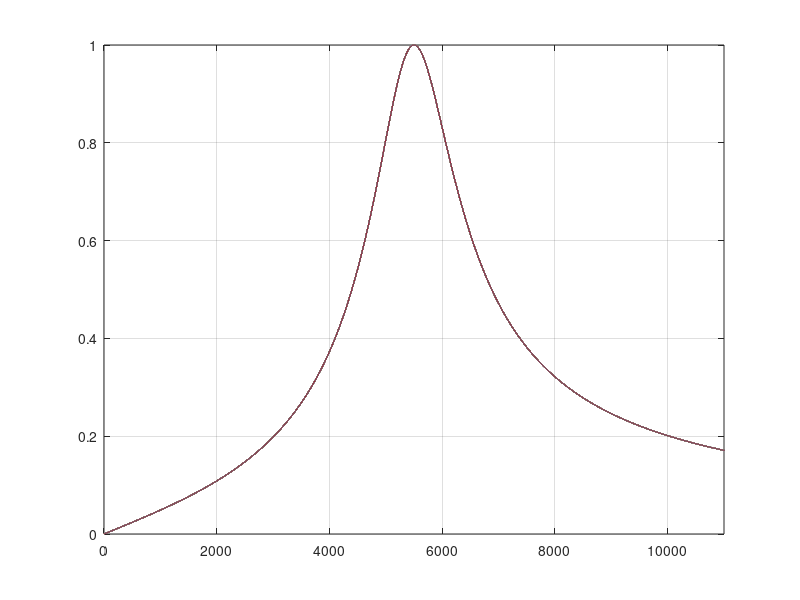

This figure's MATLAB source:
clc; clear all; close all;

j = sqrt(-1);

C1 = [1e-9 1e-8 1e-7 1e-6 1e-5 1e-4 1e-3];
C2 = [1e-3 1e-4 1e-5 1e-6 1e-7 1e-8 1e-9];

figure();

for m=C2
    for k=C1
        fh = 10000;
        fl = 1000;
        BW_w = fh-fl;
        fo_w = 5500;
        wo_w = fo_w*2*pi;

        R2 = 1.*sqrt(1./(wo_w.^2*k.*m));
        R4 = 1*R2;
        R3 = sqrt((wo_w./(BW_w)).^2.*(m./k).*R2.*R4);
        R1 = R3;
        R5 = 10;
        R6 = 1000;

        wo = 1/sqrt(R2*R4*k*m);
        fo = wo/(2*pi);
        Q = sqrt((k*R3^2)/(R2*R4*m));
        BW = wo/Q;
        gain = -R3/R1;

        f = 0:10:50e3;

        H = gain.*(wo./Q).*(j.*2.*pi.*f)./((j.*2.*pi.*f).^2 + (j.*2.*pi.*f).*wo./Q + wo.^2);
        plot(f,abs(H)); hold on; pause(0.2); drawnow();
        grid on;
        xlim([0 11000]);
        ylim([0 1]);
    end;
end;
